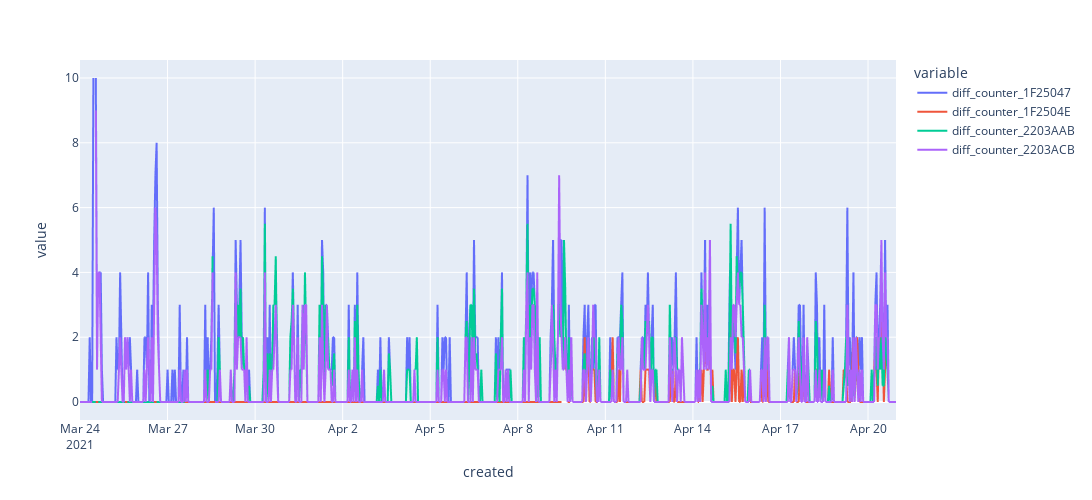

The notebook cell saved with this chart:
### Markdown cell above
## Differential data over time

### Code cell
plt = px.line(vis_data, x='created', y=get_sub_columns(vis_data, True, 'created'), width=1400, height=500)

plt.show()

### Figure 1 — Plotly figure (JSON) as saved in the notebook; plotly's stock layout.template omitted (floating-point values rounded to 4 significant figures; data arrays with more than 128 entries replaced by an {"elided": "..."} marker saying what was removed)
{"data": [{"hovertemplate": "variable=diff_counter_1F25047<br>created=%{x}<br>value=%{y}<extra></extra>", "legendgroup": "diff_counter_1F25047", "line": {"color": "#636efa", "dash": "solid"}, "mode": "lines", "name": "diff_counter_1F25047", "showlegend": true, "type": "scattergl", "x": {"elided": "672 str values"}, "xaxis": "x", "y": {"elided": "672 int values"}, "yaxis": "y"}, {"hovertemplate": "variable=diff_counter_1F2504E<br>created=%{x}<br>value=%{y}<extra></extra>", "legendgroup": "diff_counter_1F2504E", "line": {"color": "#EF553B", "dash": "solid"}, "mode": "lines", "name": "diff_counter_1F2504E", "showlegend": true, "type": "scattergl", "x": {"elided": "672 str values"}, "xaxis": "x", "y": {"elided": "672 int values"}, "yaxis": "y"}, {"hovertemplate": "variable=diff_counter_2203AAB<br>created=%{x}<br>value=%{y}<extra></extra>", "legendgroup": "diff_counter_2203AAB", "line": {"color": "#00cc96", "dash": "solid"}, "mode": "lines", "name": "diff_counter_2203AAB", "showlegend": true, "type": "scattergl", "x": {"elided": "672 str values"}, "xaxis": "x", "y": {"elided": "672 float values"}, "yaxis": "y"}, {"hovertemplate": "variable=diff_counter_2203ACB<br>created=%{x}<br>value=%{y}<extra></extra>", "legendgroup": "diff_counter_2203ACB", "line": {"color": "#ab63fa", "dash": "solid"}, "mode": "lines", "name": "diff_counter_2203ACB", "showlegend": true, "type": "scattergl", "x": {"elided": "672 str values"}, "xaxis": "x", "y": {"elided": "672 int values"}, "yaxis": "y"}], "layout": {"height": 500, "legend": {"title": {"text": "variable"}, "tracegroupgap": 0}, "margin": {"t": 60}, "width": 1400, "xaxis": {"anchor": "y", "domain": [0, 1], "title": {"text": "created"}}, "yaxis": {"anchor": "x", "domain": [0, 1], "title": {"text": "value"}}}}
